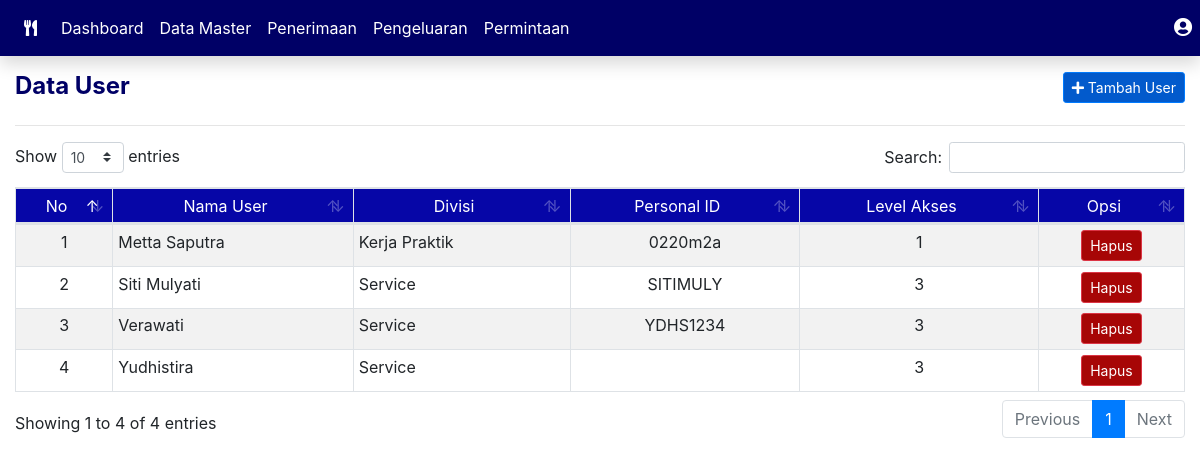
The page /index.php/master/user on the database its author committed.
### tables this page shows
CREATE TABLE `user` (
  `id_user` int(11) NOT NULL,
  `nama_user` varchar(255) NOT NULL,
  `personal_id` varchar(100) NOT NULL,
  `level_akses` int(1) NOT NULL,
  `created_at` timestamp NOT NULL DEFAULT current_timestamp(),
  `updated_at` timestamp NOT NULL DEFAULT current_timestamp() ON UPDATE current_timestamp()
);

CREATE TABLE `divisi` (
  `id_divisi` int(11) NOT NULL,
  `nama_divisi` varchar(255) NOT NULL,
  `created_at` timestamp NOT NULL DEFAULT current_timestamp(),
  `updated_at` timestamp NOT NULL DEFAULT current_timestamp() ON UPDATE current_timestamp()
);

### application/controllers/Master.php (called while the page is built, shortened)
<?php
class Master extends CI_Controller
{
    function __construct()
    {
        $this->load->model('MasterModel', 'mastermodel');
        $this->load->model('UserModel', 'usermodel');
    }
    public function user()
    {
        $x['data'] = $this->usermodel->get_data_user();
        $this->load->view('DataUserView', $x);
    }
}

### index.php (called while the page is built, shortened)
<?php
require_once BASEPATH.'core/CodeIgniter.php';

### application/models/UserModel.php (called while the page is built, shortened)
<?php
class UserModel extends CI_Model
{
    function get_data_user()
    {
        return $this->db->query("SELECT user.*, divisi.nama_divisi FROM user JOIN karyawan ON user.nama_user = karyawan.nama_karyawan JOIN divisi ON karyawan.id_divisi = divisi.id_divisi ORDER BY nama_user ASC");
    }
}

### application/views/DataUserView.php (the view, shortened to what this page needs)
<!DOCTYPE html>
<html lang="en">
<head>
    <link rel="stylesheet" type="text/css" href="<?= base_url() . 'assets/css/style.css' ?>">
    <link rel="stylesheet" type="text/css" href="<?= base_url() . 'assets/vendor/bootstrap/dist/css/bootstrap.min.css' ?>">
    <link rel="stylesheet" type="text/css" href="<?= base_url() . 'assets/vendor/datatables/datatables.css' ?>">
    <link rel="stylesheet" type="text/css" href="<?= base_url() . 'assets/vendor/fontawesome/css/all.min.css' ?>">
</head>
<body>
    <div class="container-fluid">
        <div class="row my-3">
            <div class="col-md-6">
                <h4 class="font-weight-bold navy">Data User</h4>
            </div>
            <div class="col-md-6">
                <button type="button" class="btn btn-primary btn-sm float-right" data-toggle="modal" data-target="#modelId">
                    <i class="fa fa-plus" aria-hidden="true"></i> Tambah User
                </button>
            </div>
        </div>
        <hr />
        <div class="table-responsive">
            <table class="table table-sm table-bordered table-striped">
                <thead>
                    <th class="text-center font-weight-normal">No</th>
                    <th class="text-center font-weight-normal">Nama User</th>
                    <th class="text-center font-weight-normal">Divisi</th>
                    <th class="text-center font-weight-normal">Personal ID</th>
                    <th class="text-center font-weight-normal">Level Akses</th>
                    <th class="text-center font-weight-normal">Opsi</th>
                </thead>
                <tbody>
                    <?php
                    $no = 0;
                    foreach ($data->result_array() as $a) :
                        $no++;
                        $id = $a['id_user'];
                        $nama = $a['nama_user'];
                        $divisi = $a['nama_divisi'];
                        $personal = $a['personal_id'];
                        $lvl = $a['level_akses'];
                    ?>
                        <tr>
                            <td class="text-center align-items-middle"><?= $no ?></td>
                            <td class="align-items-middle"><?= $nama ?></td>
                            <td class="align-items-middle"><?= $divisi ?></td>
                            <td class="text-center align-items-middle"><?= $personal ?></td>
                            <td class="text-center align-items-middle"><?= $lvl ?></td>
                            <td class="text-center align-items-middle">
                                <a href="<?= base_url() . 'user/delete_data?id=' . $id ?>" class="btn btn-sm btn-danger">Hapus</a>
                            </td>
                        </tr>
                    <?php endforeach; ?>
                </tbody>
            </table>
        </div>
    </div>
</body>
</html>

### assets/css/style.css (style rules this page uses)
.navy { color: #000066 }
thead th { background-color: #0606a7; color: white; font-weight: normal !important; text-align: center; }
.btn-danger { background-color: #a70606 !important; }
.btn-primary { background-color: #025acc !important; }

### rows shown on the page
user: nama_user "Metta Saputra", divisi.nama_divisi "Kerja Praktik", personal "0220m2a", level_akses "1"
user: nama_user "Siti Mulyati", divisi.nama_divisi "Service", personal "SITIMULY", level_akses "3"
user: nama_user "Verawati", divisi.nama_divisi "Service", personal "YDHS1234", level_akses "3"
user: nama_user "Yudhistira", divisi.nama_divisi "Service", level_akses "3"
